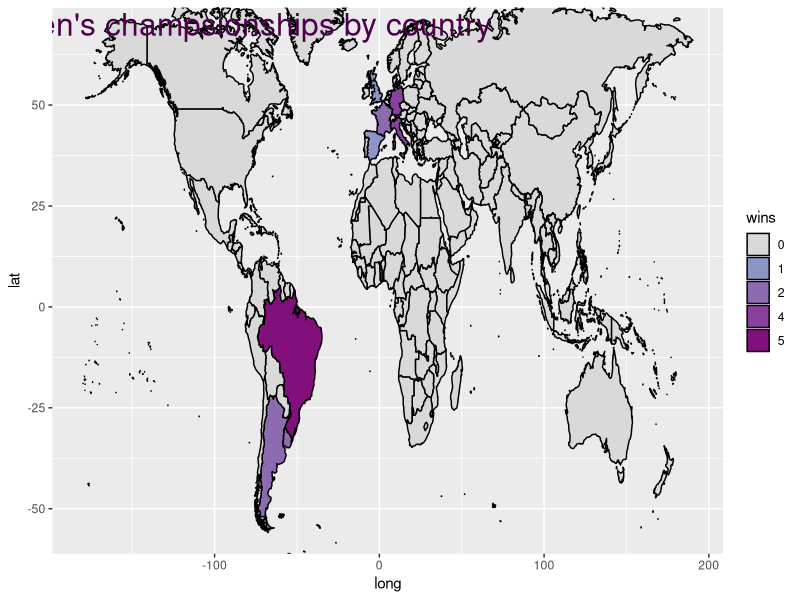

Here is the R script that generated this plot:
## ---- chunk 1
knitr::opts_chunk$set(echo = TRUE)
require(tidyverse)
## ---- chunk 2
champs <- data_frame(country  = c("Uruguay", "Italy", "Italy", "Uruguay", "Germany", "Brazil", "Brazil", "UK", "Brazil", "Germany", "Argentina", "Italy", "Argentina", "Germany", "Brazil", "France", "Brazil", "Italy", "Spain", "Germany", "France"), iso = c("UY", "IT", "IT", "UY", "DE", "BR", "BR", "UK", "BR", "DE", "AR", "IT", "AR", "DE", "BR", "FR", "BR", "IT", "ES", "DE", "FR"), yr = c(1930, 1934, 1938, 1950, 1954, 1958, 1962, 1966, 1970, 1974, 1978, 1982, 1986, 1990, 1994, 1998, 2002, 2006, 2010, 2014, 2018)) 
ch_count <- champs %>%
  group_by(country) %>%
  summarise(wins = n(),
            recent = max(yr)) %>%
  ungroup() %>%
  rename(region = country) %>%
  arrange(desc(wins))
map.world <- map_data('world') %>% 
  left_join(ch_count, by = "region") %>%
  mutate(wins = ifelse(is.na(wins), 0, wins),
         wins = factor(wins))
## ---- chunk 3
ggplot(data=map.world, aes(x=long, y=lat)) +
  geom_polygon(colour = "black", aes(fill = wins, group = group)) +
  coord_cartesian(ylim=c(-55,68)) +
  scale_fill_manual(values = c("#d9d9d9", "#8c96c6", "#8c6bb1", "#88419d", "#810f7c", "#4d004b"), aesthetics = "fill") +
#  theme_void() + theme(legend.position = "bottom") +
  annotate("text", label = "FIFA men's champsionships by country", x = -100, y = 70, size = 8, colour = "#4d004b")
  
